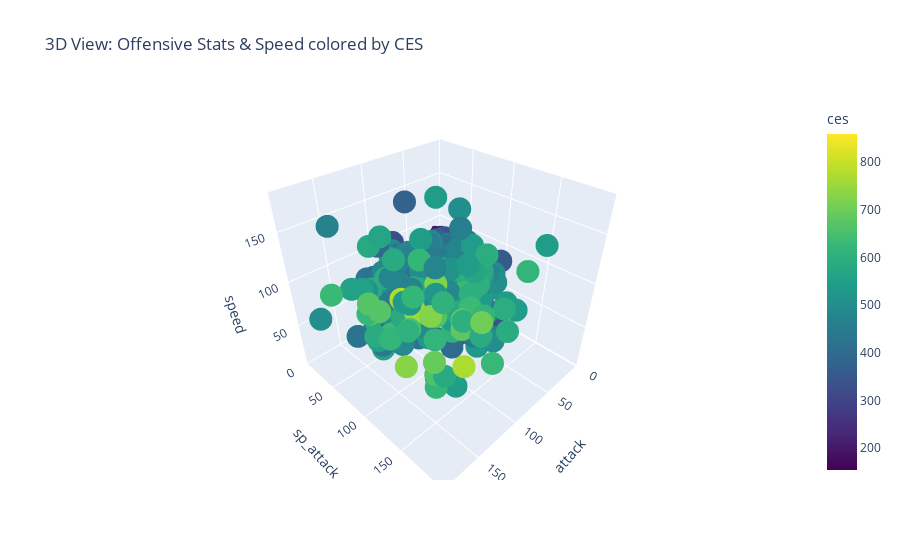

Notebook source saved alongside this figure:
### Markdown cell above
### 3D Analysis of Physical vs Special vs Speed

### Code cell
fig = px.scatter_3d(
    df, 
    x='attack', 
    y='sp_attack', 
    z='speed', 
    color='ces',
    color_continuous_scale='Viridis',
    hover_name='name',
    title='3D View: Offensive Stats & Speed colored by CES'
)
fig.show()

### Figure 1 — Plotly figure (JSON) as saved in the notebook; plotly's stock layout.template omitted (floating-point values rounded to 4 significant figures; data arrays with more than 128 entries replaced by an {"elided": "..."} marker saying what was removed)
{"data": [{"hovertemplate": "<b>%{hovertext}</b><br><br>attack=%{x}<br>sp_attack=%{y}<br>speed=%{z}<br>ces=%{marker.color}<extra></extra>", "hovertext": {"elided": "801 str values"}, "legendgroup": "", "marker": {"color": {"elided": "801 float values"}, "coloraxis": "coloraxis", "symbol": "circle"}, "mode": "markers", "name": "", "scene": "scene", "showlegend": false, "type": "scatter3d", "x": {"elided": "801 int values"}, "y": {"elided": "801 int values"}, "z": {"elided": "801 int values"}}], "layout": {"coloraxis": {"colorbar": {"title": {"text": "ces"}}, "colorscale": [[0, "#440154"], [0.1111, "#482878"], [0.2222, "#3e4989"], [0.3333, "#31688e"], [0.4444, "#26828e"], [0.5556, "#1f9e89"], [0.6667, "#35b779"], [0.7778, "#6ece58"], [0.8889, "#b5de2b"], [1, "#fde725"]]}, "legend": {"tracegroupgap": 0}, "scene": {"domain": {"x": [0, 1], "y": [0, 1]}, "xaxis": {"title": {"text": "attack"}}, "yaxis": {"title": {"text": "sp_attack"}}, "zaxis": {"title": {"text": "speed"}}}, "title": {"text": "3D View: Offensive Stats & Speed colored by CES"}}}
